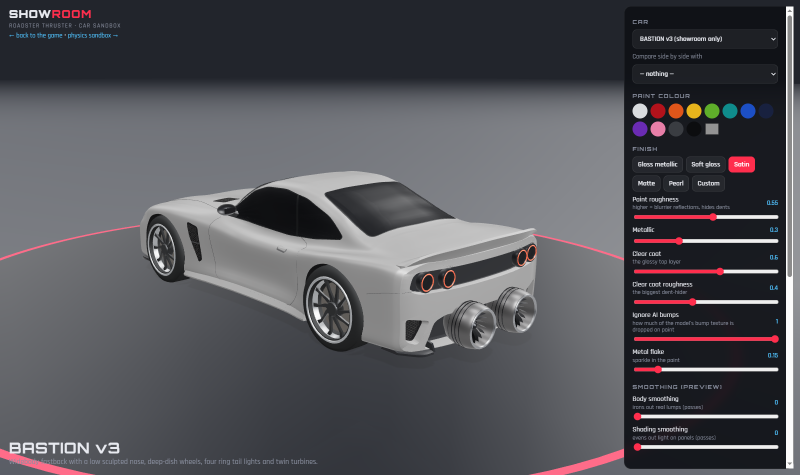
#> input picture models/source/bastion3-previews/showroom-rear.png, 1600 x 950 px, given in place of front34.png, which was not available (shown at 1/2 size)
$ python sheet.py ../models/source/bastion3-previews/showroom-rear.png
#> lines starting #> are read from the running program, lines starting #| are printed output that depends on the picture
# Contact sheet of the six renders finish() writes with --renders DIR: python tools/sheet.py DIR -> DIR/sheet.jpg
from PIL import Image
import sys
d=sys.argv[1]
ims=[Image.open(d+'/'+n+'.png').convert('RGB') for n in ['front34','rear34','side','front','rear','top']]
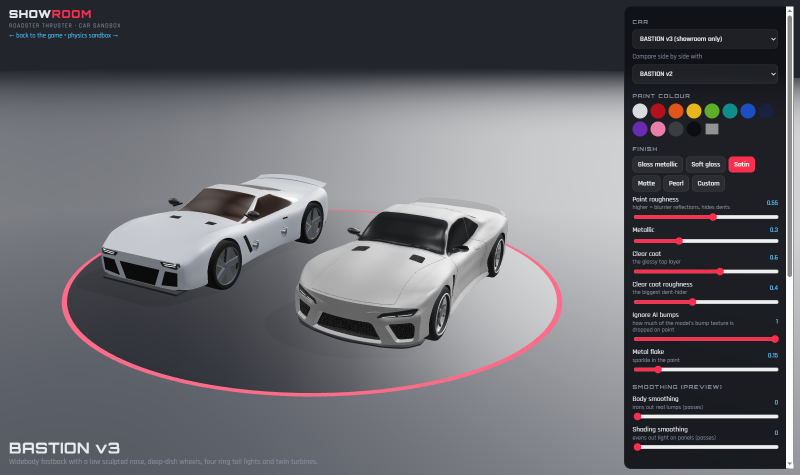
#> input picture models/source/bastion3-previews/showroom-v2-v3.png, 1600 x 950 px, given in place of rear34.png, which was not available (shown at 1/2 size)
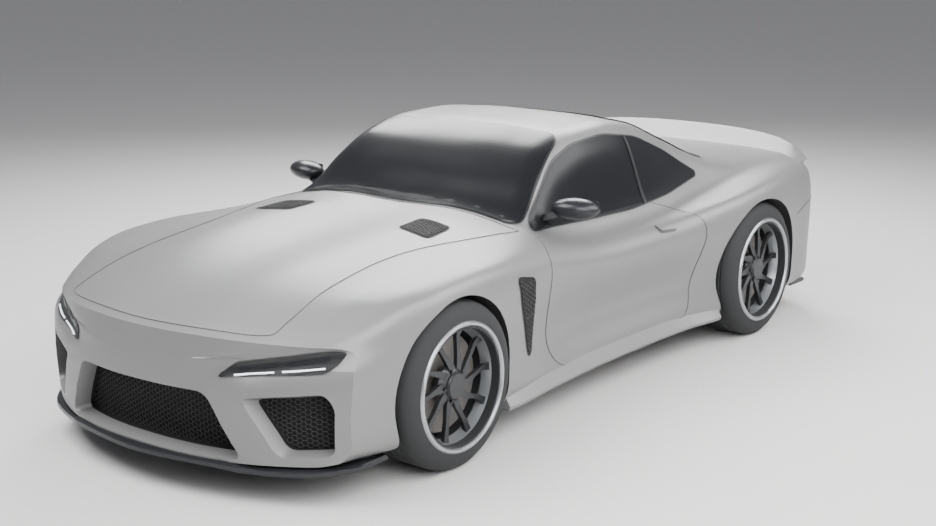
#> input picture models/source/bastion3-previews/front.png, 936 x 526 px, found by its file name
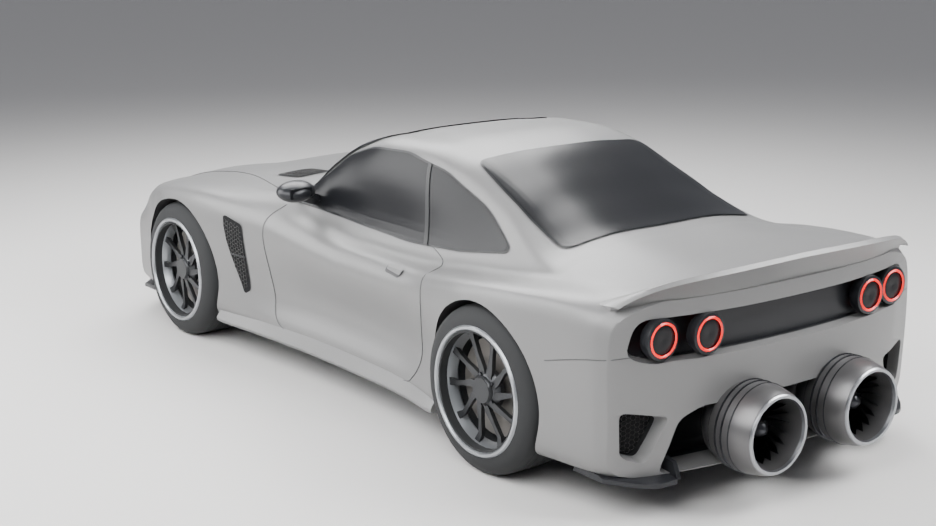
#> input picture models/source/bastion3-previews/rear.png, 936 x 526 px, found by its file name
#> (the run stopped early here; a loop or call above may not have finished)
